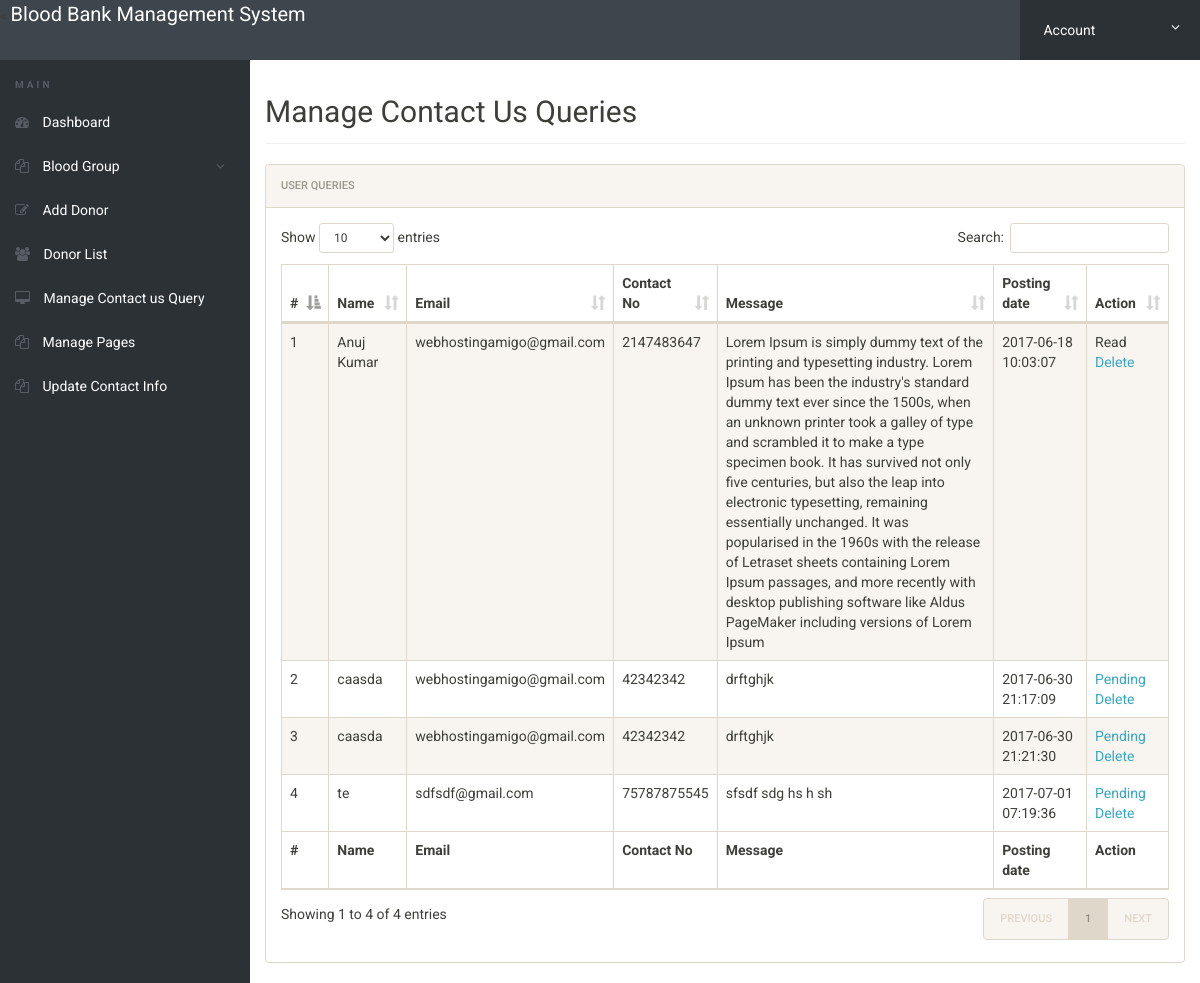
/admin/manage-contactusquery.php (signed in), run on the app's committed database.
### tables this page shows
CREATE TABLE IF NOT EXISTS `contactusquery` (
  `id` int(11) NOT NULL,
  `name` varchar(100) DEFAULT NULL,
  `EmailId` varchar(120) DEFAULT NULL,
  `ContactNumber` char(11) DEFAULT NULL,
  `Message` longtext,
  `PostingDate` timestamp NOT NULL DEFAULT CURRENT_TIMESTAMP,
  `status` int(11) DEFAULT NULL
);

### admin/manage-contactusquery.php (the view, shortened to what this page needs)
<?php
include('includes/config.php');
if(strlen($_SESSION['alogin'])==0)
	{
header('location:index.php');
}
else{
 ?>
<!doctype html>
<html lang="en" class="no-js">
<head>
	<link rel="stylesheet" href="css/font-awesome.min.css">
	<link rel="stylesheet" href="css/bootstrap.min.css">
	<link rel="stylesheet" href="css/dataTables.bootstrap.min.css">
	<link rel="stylesheet" href="css/bootstrap-social.css">
	<link rel="stylesheet" href="css/bootstrap-select.css">
	<link rel="stylesheet" href="css/fileinput.min.css">
	<link rel="stylesheet" href="css/awesome-bootstrap-checkbox.css">
	<link rel="stylesheet" href="css/style.css">
</head>
<body>
	<?php include('includes/header.php');?>
	<div class="ts-main-content">
		<?php include('includes/leftbar.php');?>
		<div class="content-wrapper">
			<div class="container-fluid">
				<div class="row">
					<div class="col-md-12">
						<h2 class="page-title">Manage Contact Us Queries</h2>
						<div class="panel panel-default">
							<div class="panel-heading">User queries</div>
							<div class="panel-body">
								<table id="zctb" class="display table table-striped table-bordered table-hover" cellspacing="0" width="100%">
									<thead>
										<tr>
										<th>#</th>
											<th>Name</th>
											<th>Email</th>
											<th>Contact No</th>
											<th>Message</th>
											<th>Posting date</th>
											<th>Action</th>
										</tr>
									</thead>
									<tfoot>
										<tr>
										<th>#</th>
											<th>Name</th>
											<th>Email</th>
											<th>Contact No</th>
											<th>Message</th>
											<th>Posting date</th>
											<th>Action</th>
										</tr>
									</tfoot>
									<tbody>
									<?php $sql = "SELECT * from  contactusquery ";
$query = $dbh -> prepare($sql);
$query->execute();
$results=$query->fetchAll(PDO::FETCH_OBJ);
$cnt=1;
if($query->rowCount() > 0)
{
foreach($results as $result)
{				?>
										<tr>
											<td><?php echo htmlentities($cnt);?></td>
											<td><?php echo htmlentities($result->name);?></td>
											<td><?php echo htmlentities($result->EmailId);?></td>
											<td><?php echo htmlentities($result->ContactNumber);?></td>
											<td><?php echo htmlentities($result->Message);?></td>
											<td><?php echo htmlentities($result->PostingDate);?></td>
																<?php if($result->status==1)
{
	?><td>Read<br />
		<a href="manage-contactusquery.php?del=<?php echo htmlentities($result->id);?>" onclick="return confirm('Do you really want to read')" >Delete</a></td>
<?php } else {?>
<td><a href="manage-contactusquery.php?eid=<?php echo htmlentities($result->id);?>" onclick="return confirm('Do you really want to read')" >Pending</a><br />
	<a href="manage-contactusquery.php?eid=<?php echo htmlentities($result->id);?>" onclick="return confirm('Do you really want to read')" >Delete</a>
</td>
<?php } ?>
										</tr>
										<?php $cnt=$cnt+1; }} ?>
									</tbody>
								</table>
							</div>
						</div>
					</div>
				</div>
			</div>
		</div>
	</div>
</body>
</html>
<?php } ?>

### admin/css/style.css (style rules this page uses)
html { font-size: 14px; }
@media only screen and (min-width: 480px) { html { font-size: 17px; } }
@media only screen and (min-width: 768px) { html { font-size: 14px; } }
body { font-size: 1em; }
a { color: #37a6c4; }
.panel { overflow: hidden; }
.page-title { padding-bottom: 15px; margin-bottom: 20px; border-bottom: 1px solid #f0f0f0; }
.ts-main-content .content-wrapper { padding-top: 15px; margin-top: 60px; }
@media only screen and (min-width: 992px) { .ts-main-content .content-wrapper { margin-left: 250px; } }

### data on the page
contactusquery: name "Anuj Kumar", EmailId "webhostingamigo@gmail.com", ContactNumber "2147483647", Message "Lorem Ipsum is simply dummy text of the printing and typesetting industry. Lorem Ipsum has been the industry's standard dummy text ever since the 1500s, when an unknown printer took a galley of type and scrambled it to make a type specimen book. It has survived not only five centuries, but also the leap into electronic typesetting, remaining essentially unchanged. It was popularised in the 1960s with the release of Letraset sheets containing Lorem Ipsum passages, and more recently with desktop publishing software like Aldus PageMaker including versions of Lorem Ipsum", PostingDate "2017-06-18 10:03:07"
contactusquery: name "caasda", EmailId "webhostingamigo@gmail.com", ContactNumber "42342342", Message "drftghjk", PostingDate "2017-06-30 21:17:09"
contactusquery: name "caasda", EmailId "webhostingamigo@gmail.com", ContactNumber "42342342", Message "drftghjk", PostingDate "2017-06-30 21:21:30"
contactusquery: name "te", EmailId "sdfsdf@gmail.com", ContactNumber "75787875545", Message "sfsdf sdg hs h sh", PostingDate "2017-07-01 07:19:36"
